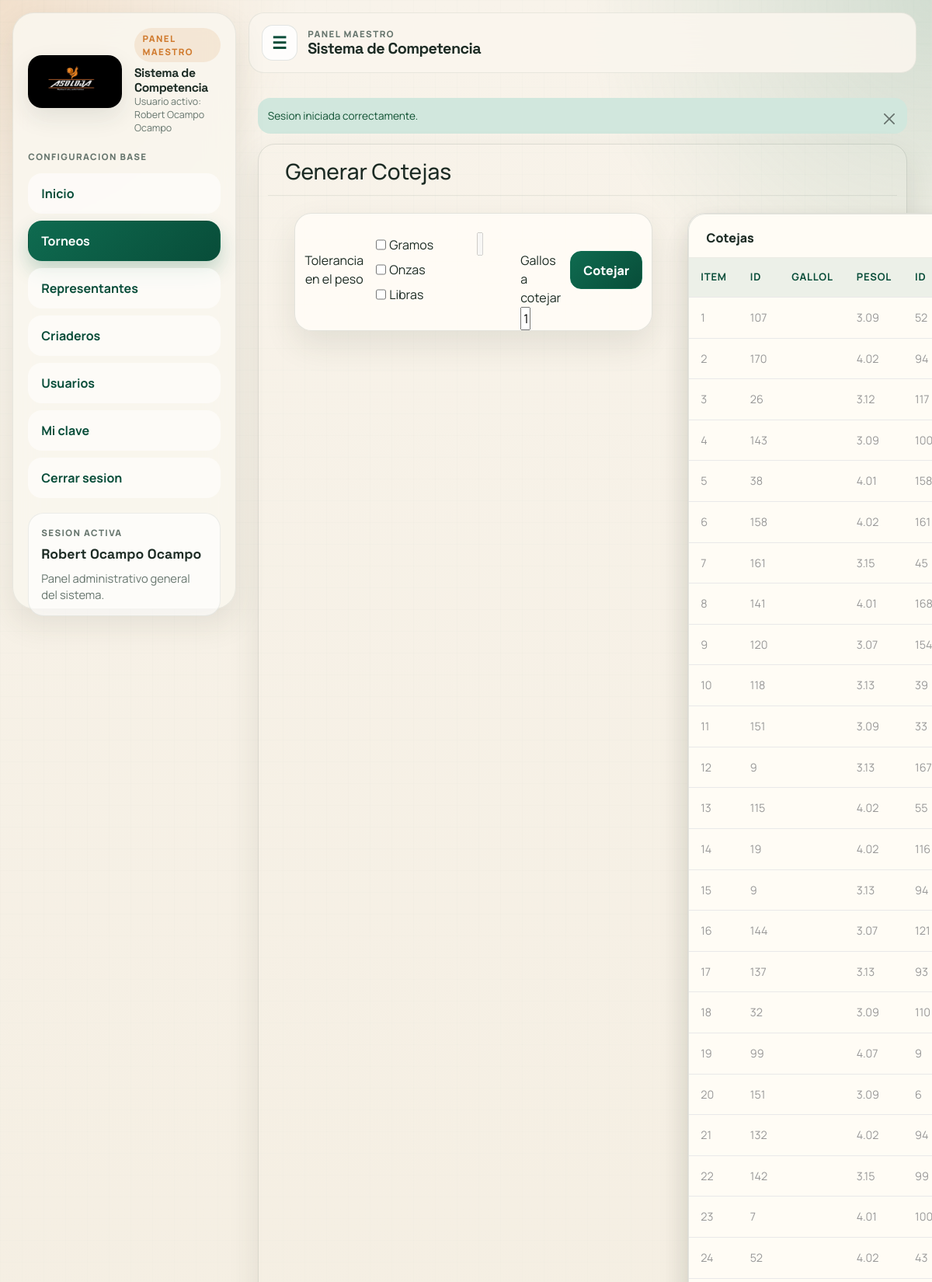
The page /admin/secciones/torneos/cotejamiento.php (signed in, upper part) on the database its author committed.
### tables this page shows
CREATE TABLE `gallos` (
  `ID` int(11) NOT NULL,
  `anillo` varchar(255) NOT NULL,
  `pesoReal` decimal(4,2) DEFAULT NULL,
  `tamañoReal` decimal(4,2) DEFAULT NULL,
  `placa` varchar(255) NOT NULL,
  `nacimiento` text NOT NULL,
  `frente` varchar(255) NOT NULL,
  `familiasId` int(2) NOT NULL,
  `representanteId` int(11) NOT NULL,
  `torneoId` int(11) DEFAULT NULL
);

### admin/secciones/torneos/cotejamiento.php (the view, shortened to what this page needs)
<?php
include("../../bd.php");
$item = 0;
$sentencia = $conexion->query("SELECT COUNT(*) FROM gallos");
$total_gallos = $sentencia->fetchColumn();
$tolerancia = isset($_POST['peso']) ? $_POST['peso'] : null;
$cantidad_parejas = intval($total_gallos / 2);
include("../../templates/header.php");
?>
<div class="card container-fluid bg-transparent ">
    <div class="card-header ">
        <h3>Generar Cotejas</h3>
    </div>
    <section class=" container-fluid d-flex ">
        <div class="card-body">
            <form class="contenido_tolerancia" action="" enctype="multipart/form-data" method="post">
                <div class=" card container container-fluid mt d-flex flex-row">
                    <div class=" mt-5 text-center">
                        <span>Tolerancia en el peso</span>
                    </div>
                    <div class="d-flex">
                        <div class=" mt-2 p-3 d-flex flex-column">
                            <div class="d-flex ">
                                <input type="checkbox" name="medida" value="gramos" id="gramos">
                                <label class=" m-1" for="">Gramos</label>
                            </div>
                            <div class="d-flex">
                                <input type="checkbox" name="medida" value="onzas" id="onzas">
                                <label class=" m-1" for="">Onzas</label>
                            </div>
                            <div class="d-flex">
                                <input type="checkbox" name="medida" value="libras" id="libras">
                                <label class=" m-1" for="">Libras</label>
                            </div>
                        </div>
                        <div class="container m-4">
                            <input class=" w-50" type="number" step="any" name="peso" id="peso" disabled>
                        </div>
                        <div class="container mt-5">
                            <label for="">Gallos a cotejar</label>
                            <input class=" w-25 text-center" name="rescotejar" id="rescotejar" value="<?php echo $total_gallos; ?>" type="text">
                        </div>
                    </div>
                    <div class=" mt-5 ">
                        <button type="submit" class="btn btn-success">Cotejar</button>
                    </div>
                </div>
            </form>
        </div>
        <div class="card-body">
            <div class=" card ">
                <form class="contenido_tolerancia" action="" enctype="multipart/form-data" method="post">
                    <div class=" card d-flex ">
                        <div class="card-header">
                            <span>Cotejas</span>
                        </div>
                        <div class="d-flex flex-row">
                        <?php if (!empty($tolerancia) && $tolerancia != 0):
                                $ids_cotejados = [];
                                $parejas = [];
                                $gallos = $conexion->query("SELECT * FROM gallos WHERE familiasId <> 0 ORDER BY RAND()")->fetchAll(PDO::FETCH_ASSOC);
                                while (count($parejas) < $cantidad_parejas) {
                                    $gallo1 = array_shift($gallos);
                                    foreach ($gallos as $key => $gallo2) {
                                        if ($gallo1['ID'] == $gallo2['ID'] || $gallo1['familiasId'] == $gallo2['familiasId']) {
                                            continue;
                                        }
                                        if (abs($gallo1['pesoReal'] - $gallo2['pesoReal']) <= $tolerancia) {
                                            $id1 = $gallo1['ID'];
                                            $id2 = $gallo2['ID'];
                                            if (in_array($id1, $ids_cotejados) || in_array($id2, $ids_cotejados)){
                                                continue;
                                            }
                                            $parejas[] = [$gallo1, $gallo2];
                                            $ids_cotejados[] = $id1;
                                            $ids_cotejados[] = $id2;
                                            unset($gallos[$key]);
                                            break;
                                        }
                                    }
                            } ?>
                            <table class="table table-responsive-md table-sm ">
                                <thead class="table-primary">
                                    <tr>
                                        <th>ITEM</th>
                                        <th>ID</th>
                                        <th>GalloL</th>
                                        <th>PesoL</th>
                                        <th>ID</th>
                                        <th>GalloV</th>
                                        <th>PesoV</th>
                                        <th>Seleccionar</th>
                                    </tr>
                                </thead>
                                <tbody>
                                    <?php foreach($parejas as $pareja):
                                           $gallo1 = $pareja[0];
                                           $gallo2 = $pareja[1];
                                    ?>
                                    <tr>
                                        <td><?php echo $item +=1 ; ?></td>
                                        <td><?php echo $gallo1['ID']; ?></td>
                                        <td><?php echo $gallo1['nombre']; ?></td>
                                        <td><?php echo $gallo1['pesoReal']; ?></td>
                                        <td><?php echo $gallo2['ID']; ?></td>
                                        <td><?php echo $gallo2['nombre']; ?></td>
                                        <td><?php echo $gallo2['pesoReal']; ?></td>
                                        <td><input type="checkbox" name="peleas[]" value="<?php echo $parejas['ID_Coteja']; ?>"></td>
                                    </tr>
                                    <?php endforeach; ?>
                                </tbody>
                            </table>
                        <?php else:  $parejas = $conexion->query("SELECT g1.*, g2.* FROM gallos g1, gallos g2 WHERE g1.id <> g2.id AND g1.pesoReal = g2.pesoReal AND g1.familiasId <> g2.familiasId ORDER BY RAND() LIMIT $total_gallos ")->fetchAll(PDO::FETCH_ASSOC);
                         ?>
                            <table class="table table-responsive-md table-sm ">
                                <thead class="table-primary">
                                    <tr>
                                        <th>ITEM</th>
                                        <th>ID</th>
                                        <th>GalloL</th>
                                        <th>PesoL</th>
                                        <th>ID</th>
                                    </tr>
                                </thead>
                                <tbody>
                                    <?php
                                      for ($i = 0; $i < count($parejas); $i+=2):?>
                                    <tr>
                                        <td><?php echo $item +=1 ; ?></td>
                                        <td><?php echo $parejas[$i]['ID']; ?></td>
                                        <td><?php echo $parejas[$i]['nombre']; ?></td>
                                        <td><?php echo $parejas[$i]['pesoReal']; ?></td>
                                        <td><?php echo $parejas[$i+1]['ID']; ?></td>
                                    </tr>
                                    <?php endfor; ?>
                                </tbody>
                            </table>
                        <?php endif; ?>
                        </div>
                </div>
                </form>
            </div>
        </div>
    </section>
</div>
<?php include("../../templates/footer.php"); ?>

### css/estilo.css (style rules this page uses)
.table { width: 100%; }

### css/style.css (style rules this page uses)
h4, h5, h6, h1, h2, h3 { margin: 0; }
html, body { font-family: 'Roboto', sans-serif; font-size: 100%; overflow-x: hidden; background: url(../images/bg.jpg) no-repeat 0px 0px; background-size:cover; }
h1,h2,h3,h4,h5,h6 { margin:0; }
ul,label { margin:0; padding:0; }
.table>thead>tr>th { border-bottom: 1px solid #e1ab91 ! important; }
.table>tbody>tr>td, .table>tbody>tr>th, .table>tfoot>tr>td, .table>tfoot>tr>th, .table>thead>tr>td, .table>thead>tr>th { border-bottom: 1px solid #e9e9e9 ! important; }
.table > thead > tr > th, .table > tbody > tr > th, .table > tfoot > tr > th, .table > thead > tr > td, .table > tbody > tr > td, .table > tfoot > tr > td { border-top: none !important; }
.table td, .table>tbody>tr>td, .table>tbody>tr>th, .table>tfoot>tr>td, .table>tfoot>tr>th, .table>thead>tr>td, .table>thead>tr>th { padding: 15px!important; }
.table > thead > tr > th, .table > tbody > tr > th, .table > tfoot > tr > th, .table > thead > tr > td, .table > tbody > tr > td, .table > tfoot > tr > td { font-size: 0.9em; color: #999; border-top: none !important; }

### css/admin-panel.css (style rules this page uses)
:root { --app-bg: #f5efe3; --app-bg-soft: #fbf7ef; --app-surface: rgba(255, 252, 246, 0.92); --app-surface-strong: #fffdf8; --app-border: rgba(31, 52, 43, 0.12); --app-text: #1c2b24; --app-muted: #66756d; --app-primary: #0f6b50; --app-primary-strong: #084d39; --app-accent: #d07b2f; --app-accent-soft: #f6d8b8; --app-danger: #b84a3a; --app-shadow: 0 18px 40px rgba(47, 54, 43, 0.10); --app-radius: 22px; }
html, body { min-height: 100%; }
body.app-shell, body.app-login { background: radial-gradient(circle at top left, rgba(208, 123, 47, 0.16), transparent 24rem), radial-gradient(circle at top right, rgba(15, 107, 80, 0.16), transparent 28rem), linear-gradient(180deg, #f8f3ea 0%, #efe7d6 100%); color: var(--app-text); font-family: "Manrope", "Segoe UI", sans-serif; }
body.app-shell::before, body.app-login::before { content: ""; position: fixed; inset: 0; pointer-events: none; background-image: linear-gradient(rgba(15, 107, 80, 0.04) 1px, transparent 1px), linear-gradient(90deg, rgba(15, 107, 80, 0.04) 1px, transparent 1px); background-size: 28px 28px; mask-image: linear-gradient(180deg, rgba(0, 0, 0, 0.35), transparent 90%); }
.panel-card, .app-shell .card, .app-login .card { border: 1px solid var(--app-border); background: var(--app-surface); border-radius: var(--app-radius); box-shadow: var(--app-shadow); }
.app-shell .card-header, .app-login .card-header { border-bottom: 1px solid rgba(31, 52, 43, 0.08); background: transparent; font-weight: 800; padding: 1.1rem 1.4rem .85rem; }
.app-shell .card-body, .app-login .card-body { padding: 1.4rem; }
.app-shell .table { width: 100%; margin-bottom: 0; color: var(--app-text); }
.app-shell .table thead th { background: rgba(15, 107, 80, 0.08); border-bottom-width: 1px; color: var(--app-primary-strong); font-size: .82rem; letter-spacing: .06em; text-transform: uppercase; }
.app-shell .table > :not(caption) > * > * { padding: .95rem .9rem; border-color: rgba(31, 52, 43, 0.08); vertical-align: middle; }
.app-shell .btn, .app-login .btn { border-radius: 14px; font-weight: 800; padding: .72rem 1rem; box-shadow: none; }
.btn-primary, .btn-success { border-color: var(--app-primary); background: linear-gradient(135deg, var(--app-primary), var(--app-primary-strong)); }

### rows shown on the page
gallos: ID "107", pesoReal "3.09"
gallos: ID "52", pesoReal "4.02"
gallos: ID "170", pesoReal "4.02"
gallos: ID "94"
gallos: ID "26", pesoReal "3.12"
gallos: ID "117"
gallos: ID "143", pesoReal "3.09"
gallos: ID "100"
gallos: ID "38", pesoReal "4.01"
gallos: ID "158", pesoReal "4.02"
gallos: ID "161", pesoReal "3.15"
gallos: ID "45"
gallos: ID "141", pesoReal "4.01"
gallos: ID "168"
gallos: ID "120", pesoReal "3.07"
gallos: ID "154"
gallos: ID "118", pesoReal "3.13"
gallos: ID "39"
gallos: ID "151", pesoReal "3.09"
gallos: ID "33"
gallos: ID "9", pesoReal "3.13"
gallos: ID "167"
gallos: ID "115", pesoReal "4.02"
gallos: ID "55"
gallos: ID "19", pesoReal "4.02"
gallos: ID "116"
gallos: ID "144", pesoReal "3.07"
gallos: ID "121"
gallos: ID "137", pesoReal "3.13"
gallos: ID "93"
gallos: ID "32", pesoReal "3.09"
gallos: ID "110"
gallos: ID "99", pesoReal "4.07"
gallos: ID "6"
gallos: ID "132", pesoReal "4.02"
gallos: ID "142", pesoReal "3.15"
gallos: ID "7", pesoReal "4.01"
gallos: ID "43"

### other values the page prints
$_SESSION['nombre'] "Robert Ocampo Ocampo"
$flash['message'] "Sesion iniciada correctamente."
$item +=1 "1"
$item +=1 "2"
$item +=1 "3"
$item +=1 "4"
$item +=1 "5"
$item +=1 "6"
$item +=1 "7"
$item +=1 "8"
$item +=1 "9"
$item +=1 "10"
$item +=1 "11"
$item +=1 "12"
$item +=1 "13"
